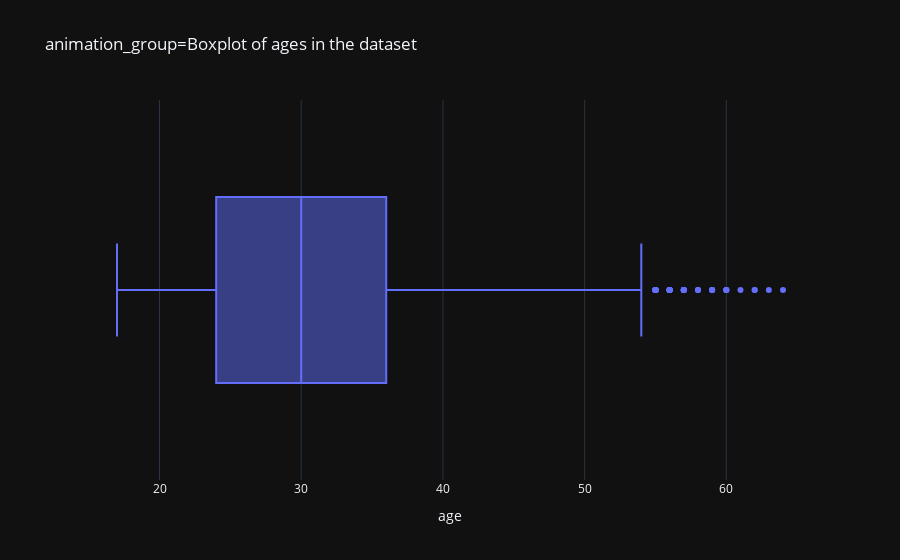

This figure's notebook cell:
### Code cell
# Let's see the average age present in the dataset
fig = px.box(data_sample, x="age", title = "animation_group=Boxplot of ages in the dataset")
fig.show()

### Figure 1 — Plotly figure (JSON) as saved in the notebook; plotly's stock layout.template omitted (floating-point values rounded to 4 significant figures; data arrays with more than 128 entries replaced by an {"elided": "..."} marker saying what was removed)
{"data": [{"alignmentgroup": "True", "hovertemplate": "age=%{x}<extra></extra>", "legendgroup": "", "marker": {"color": "#636efa"}, "name": "", "notched": false, "offsetgroup": "", "orientation": "h", "showlegend": false, "type": "box", "x": {"elided": "10000 int values"}, "x0": " ", "xaxis": "x", "y0": " ", "yaxis": "y"}], "layout": {"boxmode": "group", "legend": {"tracegroupgap": 0}, "title": {"text": "animation_group=Boxplot of ages in the dataset"}, "xaxis": {"anchor": "y", "domain": [0, 1], "title": {"text": "age"}}, "yaxis": {"anchor": "x", "domain": [0, 1]}}}
